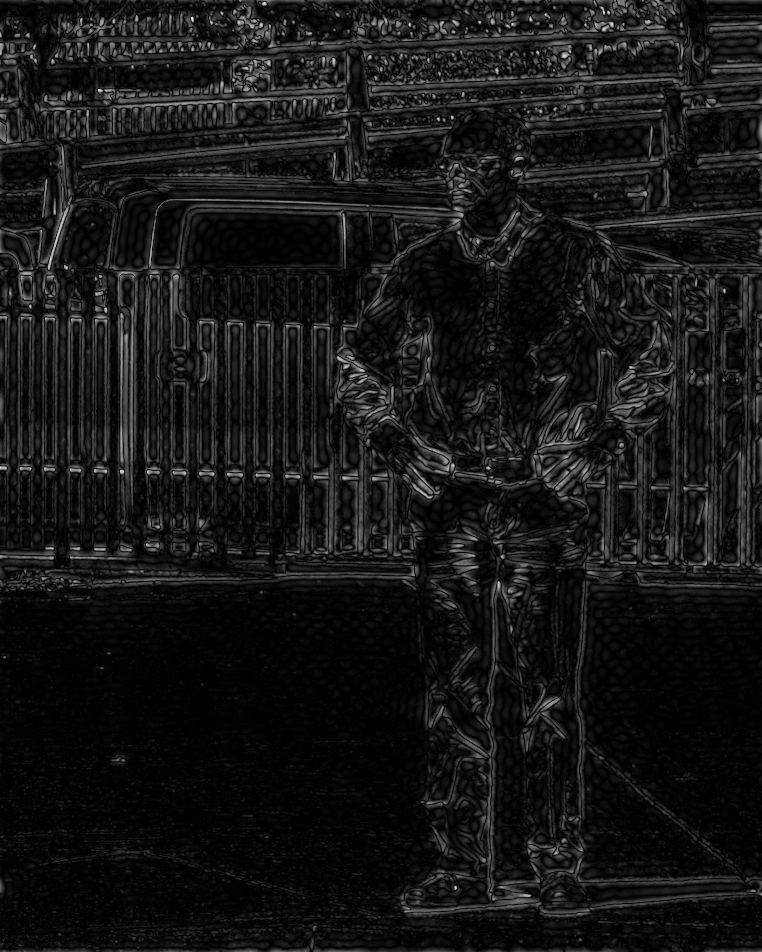
#> input picture outputs/rgb/fourier_edges.png, 762 x 952 px
$ python run_experiment.py --image ../outputs/rgb/fourier_edges.png --modality rgb --bbox 5 5 5 5 --output-dir out
#> lines starting #> are read from the running program, lines starting #| are printed output that depends on the picture; after the words box and inside, x2 and y2 are one past the last pixel; in counts of white or black regions, pixels touching at a corner belong together
### src/classical_segmentation.py
from __future__ import annotations

from dataclasses import dataclass

import cv2
import numpy as np


@dataclass
class SegmentationResult:
    mask: np.ndarray
    overlay: np.ndarray
    contour: np.ndarray | None
    bounding_box: tuple[int, int, int, int]
    area_pixels: int
    perimeter_pixels: float


def _clip_box(box: tuple[int, int, int, int], width: int, height: int) -> tuple[int, int, int, int]:
    """Keep the user-provided box inside the image."""
    x1, y1, x2, y2 = box
    x1 = max(0, min(width - 1, int(x1)))
    y1 = max(0, min(height - 1, int(y1)))
    x2 = max(x1 + 1, min(width, int(x2)))
    y2 = max(y1 + 1, min(height, int(y2)))
    return x1, y1, x2, y2


def _largest_component(mask: np.ndarray, min_area: int = 100) -> np.ndarray:
    """Keep the main connected part of the mask."""
    binary = (mask > 0).astype(np.uint8)
    count, labels, stats, _ = cv2.connectedComponentsWithStats(binary, 8)

    if count <= 1:
        return binary * 255

    best_label = 0
    best_area = 0
    for label in range(1, count):
        area = int(stats[label, cv2.CC_STAT_AREA])
        if area >= min_area and area > best_area:
            best_label = label
            best_area = area

    if best_label == 0:
        best_label = 1 + int(np.argmax(stats[1:, cv2.CC_STAT_AREA]))

    return (labels == best_label).astype(np.uint8) * 255


def _postprocess(
    mask: np.ndarray,
    bbox: tuple[int, int, int, int],
    image_shape: tuple[int, int, int],
) -> np.ndarray:
    """Clean up the mask and put it back into full-image coordinates."""
    height, width = image_shape[:2]
    x1, y1, x2, y2 = _clip_box(bbox, width, height)
    full = np.zeros((height, width), np.uint8)
    roi = (mask > 0).astype(np.uint8) * 255

    if roi.size == 0:
        return full

    kernel = cv2.getStructuringElement(cv2.MORPH_ELLIPSE, (7, 7))
    roi = cv2.morphologyEx(roi, cv2.MORPH_CLOSE, kernel, iterations=2)
    roi = cv2.morphologyEx(roi, cv2.MORPH_OPEN, kernel, iterations=1)

    # Fill small holes from the outside of the mask.
    padded = cv2.copyMakeBorder(roi, 1, 1, 1, 1, cv2.BORDER_CONSTANT, value=0)
    flood = padded.copy()
    flood_mask = np.zeros((padded.shape[0] + 2, padded.shape[1] + 2), np.uint8)
    cv2.floodFill(flood, flood_mask, (1, 1), 255)
    holes = cv2.bitwise_not(flood)[1:-1, 1:-1]
    roi = cv2.bitwise_or(roi, holes)

    min_area = max(100, int(0.01 * roi.shape[0] * roi.shape[1]))
    roi = _largest_component(roi, min_area)
    full[y1:y2, x1:x2] = roi
    return full


def _roi_border_lab(roi_lab: np.ndarray, border: int = 6) -> np.ndarray:
    """Estimate the background color from the edges of the ROI."""
    h, w = roi_lab.shape[:2]
    b = max(2, min(border, h // 8, w // 8))
    pixels = np.concatenate(
        [
            roi_lab[:b].reshape(-1, 3),
            roi_lab[-b:].reshape(-1, 3),
            roi_lab[:, :b].reshape(-1, 3),
            roi_lab[:, -b:].reshape(-1, 3),
        ],
        axis=0,
    )
    return np.median(pixels, axis=0)


def segment_rgb(image_bgr: np.ndarray, bbox: tuple[int, int, int, int]) -> np.ndarray:
    """Segment a person in an RGB image using classical OpenCV operations."""
    height, width = image_bgr.shape[:2]
    x1, y1, x2, y2 = _clip_box(bbox, width, height)
    roi = image_bgr[y1:y2, x1:x2]

    # Compare each pixel with the background around the ROI.
    lab = cv2.cvtColor(roi, cv2.COLOR_BGR2LAB).astype(np.float32)
    background = _roi_border_lab(lab)
    color_distance = np.linalg.norm(lab - background[None, None, :], axis=2)
    color_distance = cv2.normalize(
        color_distance, None, 0, 255, cv2.NORM_MINMAX
    ).astype(np.uint8)
    _, color_mask = cv2.threshold(
        color_distance, 0, 255, cv2.THRESH_BINARY + cv2.THRESH_OTSU
    )

    # Add edges so that clothing and body boundaries are easier to keep.
    gray = cv2.cvtColor(roi, cv2.COLOR_BGR2GRAY)
    edges = cv2.Canny(gray, 40, 120)
    edge_kernel = cv2.getStructuringElement(cv2.MORPH_ELLIPSE, (5, 5))
    edges = cv2.dilate(edges, edge_kernel, iterations=1)

    candidate = cv2.bitwise_or(color_mask, edges)
    close_kernel = cv2.getStructuringElement(cv2.MORPH_ELLIPSE, (9, 9))
    candidate = cv2.morphologyEx(
        candidate, cv2.MORPH_CLOSE, close_kernel, iterations=2
    )

    # A distance transform gives us a more reliable foreground core.
    dist = cv2.distanceTransform(
        (candidate > 0).astype(np.uint8), cv2.DIST_L2, 5
    )
    if float(dist.max()) > 0:
        sure_foreground = (
            dist > 0.35 * dist.max()
        ).astype(np.uint8) * 255
    else:
        sure_foreground = np.zeros_like(candidate)

    return _postprocess(
        cv2.bitwise_or(candidate, sure_foreground),
        bbox,
        image_bgr.shape,
    )


# [46 lines left out: function segment_thermal, not called in this run]


def build_result(
    image_bgr: np.ndarray,
    mask: np.ndarray,
    bbox: tuple[int, int, int, int],
) -> SegmentationResult:
    """Build the mask overlay and a few simple measurements."""
    contours, _ = cv2.findContours(
        mask, cv2.RETR_EXTERNAL, cv2.CHAIN_APPROX_SIMPLE
    )
    contour = max(contours, key=cv2.contourArea) if contours else None
    area = int(cv2.countNonZero(mask))
    perimeter = float(cv2.arcLength(contour, True)) if contour is not None else 0.0

    overlay = image_bgr.copy()
    green = np.zeros_like(image_bgr)
    green[:, :, 1] = mask
    overlay = cv2.addWeighted(overlay, 0.72, green, 0.28, 0)

    if contour is not None:
        cv2.drawContours(overlay, [contour], -1, (0, 255, 0), 2)

    x1, y1, x2, y2 = bbox
    cv2.rectangle(overlay, (x1, y1), (x2, y2), (255, 255, 0), 2)

    return SegmentationResult(
        mask,
        overlay,
        contour,
        bbox,
        area,
        perimeter,
    )


# [14 lines left out: functions mask_iou, mask_dice, not called in this run]


def fourier_edge_map(gray: np.ndarray, cutoff: float = 0.12) -> np.ndarray:
    """Make a simple high-pass edge image using the FFT."""
    gray_f = gray.astype(np.float32)
    spectrum = np.fft.fftshift(np.fft.fft2(gray_f))

    h, w = gray.shape
    yy, xx = np.ogrid[:h, :w]
    cy, cx = h / 2.0, w / 2.0
    radius = np.sqrt(
        ((yy - cy) / max(cy, 1.0)) ** 2
        + ((xx - cx) / max(cx, 1.0)) ** 2
    )

    highpass = (radius >= cutoff).astype(np.float32)
    filtered = spectrum * highpass
    result = np.real(np.fft.ifft2(np.fft.ifftshift(filtered)))
    result = np.abs(result)
    return cv2.normalize(result, None, 0, 255, cv2.NORM_MINMAX).astype(np.uint8)

### src/run_experiment.py
from __future__ import annotations

import argparse
import json
from pathlib import Path

import cv2

from classical_segmentation import build_result, fourier_edge_map, segment_rgb, segment_thermal


def main() -> None:
    parser = argparse.ArgumentParser(description="Run the Module 4 segmentation experiment.")
    parser.add_argument("--image", required=True, type=Path)
    parser.add_argument("--modality", choices=["rgb", "thermal"], required=True)
    parser.add_argument(
        "--bbox",
        nargs=4,
        required=True,
        type=int,
        metavar=("X1", "Y1", "X2", "Y2"),
        help="Approximate person box: left top right bottom.",
    )
    parser.add_argument("--output-dir", required=True, type=Path)
    args = parser.parse_args()

    image = cv2.imread(str(args.image), cv2.IMREAD_COLOR)
#> image is the input picture: shape (952, 762, 3); min 0, max 254, mean 22.3
    if image is None:
        raise FileNotFoundError(f"Could not read image: {args.image}")

    bbox = tuple(args.bbox)
    segmenter = segment_rgb if args.modality == "rgb" else segment_thermal

    mask = segmenter(image, bbox)
#> in segment_rgb, `roi = image_bgr[y1:y2, x1:x2]`: roi = [[4, 4, 4]]
#> in segment_rgb, `lab = cv2.cvtColor(roi, cv2.COLOR_BGR2LAB).astype(np.float32)`: lab = [[2, 128, 128]]
#> in _roi_border_lab, `pixels = np.concatenate( [ roi_lab[:b].reshape(-1, 3), roi_lab[-b:].re..`: pixels = [[2, 128, 128], [2, 128, 128], [2, 128, 128], [2, 128, 128]]
#> in segment_rgb, `background = _roi_border_lab(lab)`: background = [2, 128, 128]
#> in segment_rgb, `color_distance = np.linalg.norm(lab - background[None, None, :], axis=2)`: color_distance = [0]
#> in segment_rgb, `gray = cv2.cvtColor(roi, cv2.COLOR_BGR2GRAY)`: gray = [4]
#> in segment_rgb, `edges = cv2.Canny(gray, 40, 120)`: edges = [0]
#> in _postprocess, `padded = cv2.copyMakeBorder(roi, 1, 1, 1, 1, cv2.BORDER_CONSTANT, valu..`: padded = [[0, 0, 0], [0, 0, 0], [0, 0, 0]]
#> in _postprocess, `holes = cv2.bitwise_not(flood)[1:-1, 1:-1]`: holes = [0]
#> in _largest_component, `count, labels, stats, _ = cv2.connectedComponentsWithStats(binary, 8)`: count = 1; labels = [0]; stats = [[0, 0, 1, 1, 1]]
#> in _postprocess, `full[y1:y2, x1:x2] = roi`: full: shape (952, 762); every value is 0
    result = build_result(image, mask, bbox)
#> in build_result, `contours, _ = cv2.findContours( mask, cv2.RETR_EXTERNAL, cv2.CHAIN_APP..`: contours = []
#> in build_result, `area = int(cv2.countNonZero(mask))`: area = 0
#> in build_result, `green[:, :, 1] = mask`: green: shape (952, 762, 3); every value is 0
#> in build_result, `overlay = cv2.addWeighted(overlay, 0.72, green, 0.28, 0)`:
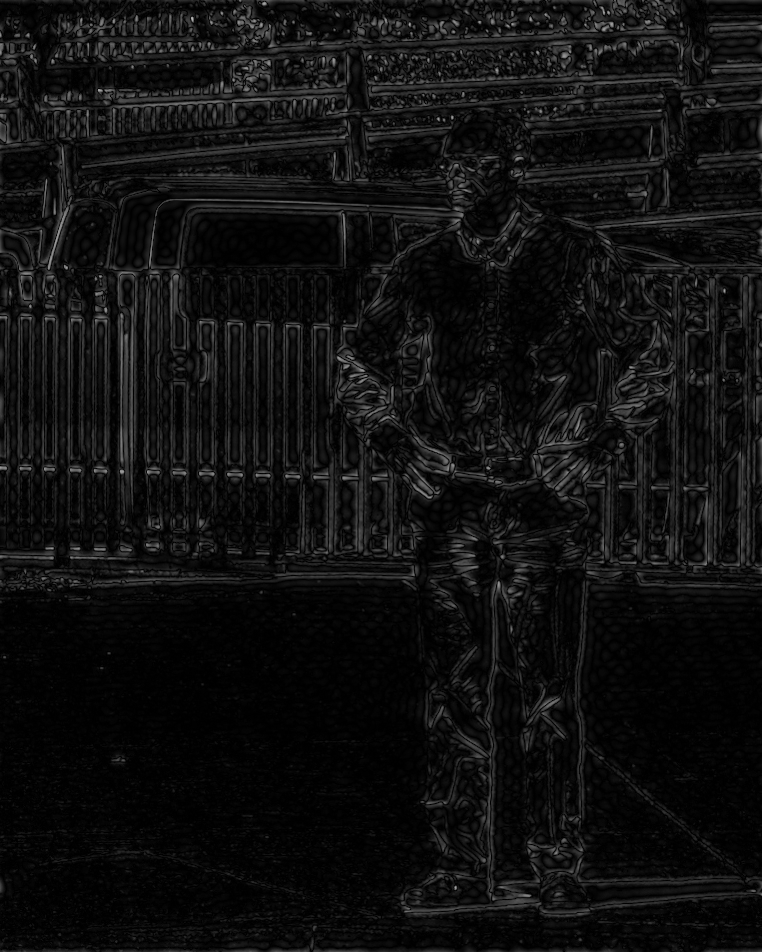
#> overlay: shape (952, 762, 3); min 0, max 183, mean 16
#> in build_result, `cv2.rectangle(overlay, (x1, y1), (x2, y2), (255, 255, 0), 2)`: overlay: shape (952, 762, 3); under 0.01% of pixels changed, all inside (x1, y1, x2, y2) = (4, 4, 7, 7)
    args.output_dir.mkdir(parents=True, exist_ok=True)

    cv2.imwrite(str(args.output_dir / "input.png"), image)
    cv2.imwrite(str(args.output_dir / "classical_mask.png"), result.mask)
    cv2.imwrite(str(args.output_dir / "classical_overlay.png"), result.overlay)

    gray = cv2.cvtColor(image, cv2.COLOR_BGR2GRAY)
    cv2.imwrite(
        str(args.output_dir / "fourier_edges.png"),
        fourier_edge_map(gray),
    )
#> in fourier_edge_map, `result = np.real(np.fft.ifft2(np.fft.ifftshift(filtered)))`:
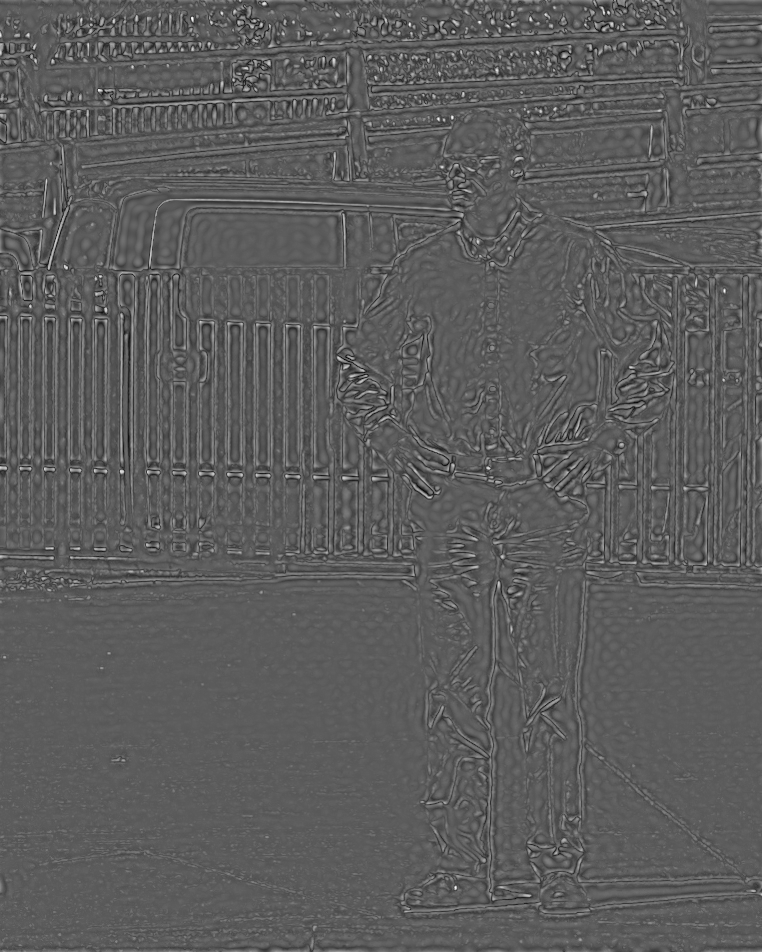
#> result: shape (952, 762) float64; min -110.1, max 192.8, mean 0; drawn with min black and max white
#> in fourier_edge_map, `result = np.abs(result)`:
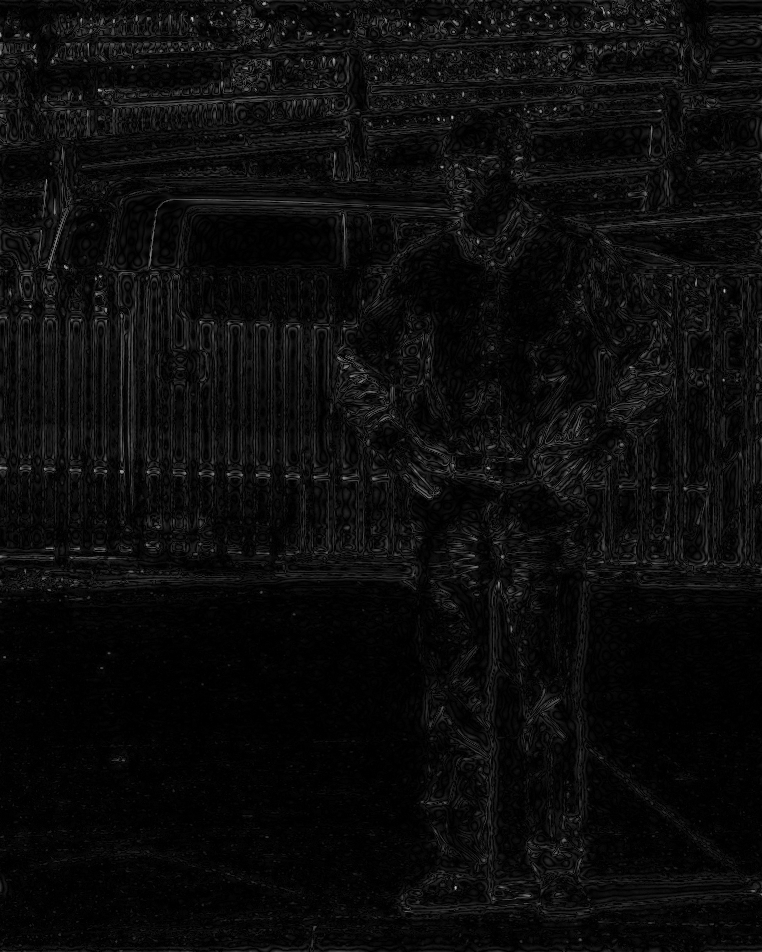
#> result: shape (952, 762) float64; min 1.43e-05, max 192.8, mean 12.1

    metrics = {
        "modality": args.modality,
        "image": str(args.image),
        "bbox": list(map(int, bbox)),
        "area_pixels": result.area_pixels,
        "perimeter_pixels": result.perimeter_pixels,
        "mask_fraction": float(result.area_pixels / result.mask.size),
    }
#> metrics = {'modality': 'rgb', 'image': '../outputs/rgb/fourier_edges.png', 'bbox': [5, 5, 5, 5], 'area_pixels': 0, 'perimeter_pixels': 0, 'mask_fraction': 0}
    (args.output_dir / "metrics.json").write_text(
        json.dumps(metrics, indent=2),
        encoding="utf-8",
    )

    print(f"Modality: {args.modality}")
    print(f"Image: {args.image}")
    print(f"Bounding box: {bbox}")
    print(f"Foreground pixels: {result.area_pixels}")
#| Foreground pixels: 0
    print(f"Mask fraction: {metrics['mask_fraction']:.4f}")
#| Mask fraction: 0.0000
    print(f"Perimeter: {result.perimeter_pixels:.1f} px")
#| Perimeter: 0.0 px
    print(f"Outputs saved to: {args.output_dir}")


if __name__ == "__main__":
    main()
